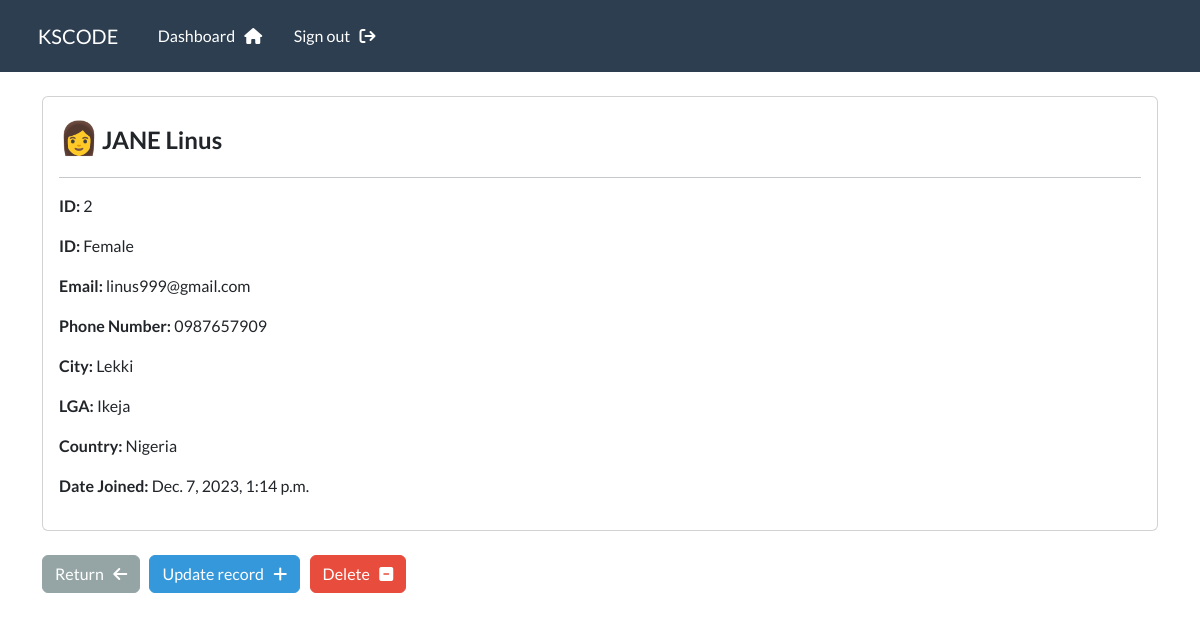
The page /record/2 (signed in) on the database its author committed.
### crmapp/models.py (models this page shows, shortened)
class Record(models.Model):
    GENDER_CHOICES = (
        ('M', 'Male'),
        ('F', 'Female'),
        ('O', 'Others'),
    )
    creation_date = models.DateTimeField(auto_now_add=True)
    first_name = models.CharField(max_length=50)
    last_name = models.CharField(max_length=50)
    email = models.EmailField(max_length=100)
    phone = models.CharField(max_length=20)
    address = models.CharField(max_length=300)
    city = models.CharField(max_length=255)
    lga = models.CharField(max_length=255)
    country = models.CharField(max_length=125)
    gender = models.CharField(max_length=1, choices=GENDER_CHOICES, default='M')

### crmapp/views.py (the view)
# urls.py: path('record/<int:pk>', v.signular_record, name='record'),
@login_required(login_url='my_login')
def signular_record(request, pk):
    all_records = Record.objects.get(id=pk)
    context = {
        'record' : all_records
    }
    return render(request, 'crmapp/view-record.html', context=context)

### crmapp/templates/crmapp/view-record.html (shortened to what this page needs)
{% extends 'crmapp/base.html' %}
{% load crispy_forms_tags %}
{% block content %}
<div class="card">
    <div class="card-body">
        <p>
            {% if record.gender == 'M' %}
            <span style="font-size: 2rem;">👦</span>
            {% elif record.gender == 'F' %}
            <span style="font-size: 2rem;">👩</span>
            {% else %}
            <span style="font-size: 2rem;">🧟‍♂️</span>
            {% endif %}
            <strong style="font-size: 1.5rem;">
                {{record.first_name|upper}}
                {{record.last_name}}
            </strong>
        </p>
        <hr>
        <p> <strong> ID: </strong> {{record.id}}</p>
        <p> <strong> ID: </strong>
            {% if record.gender == 'M' %}
            Male
            {% elif record.gender == 'F' %}
            Female
            {% else %}
            Other
            {% endif %}
        </p>
        <p> <strong> Email: </strong> {{record.email}}</p>
        <p> <strong> Phone Number: </strong> {{record.phone}}</p>
        <p> <strong> City: </strong> {{record.address}}</p>
        <p> <strong> LGA: </strong> {{record.lga}}</p>
        <p> <strong> Country: </strong> {{record.country}}</p>
        <p> <strong> Date Joined: </strong> {{record.creation_date}}</p>
    </div>
</div>
<br>
<a href="{% url 'dashboard' %}" class="btn btn-secondary">Return &nbsp; <i class="fa fa-arrow-left"> </i></a>
<a href="{% url 'update_record' record.id %}" class="btn btn-info">Update record &nbsp; <i class="fa fa-plus">
    </i></a>
<a href="{% url 'delete_record' record.id %}" class="btn btn-danger"> Delete &nbsp; <i class="fa fa-minus-square">
    </i></a>
{% endblock %}

### static/css/style.css (style rules this page uses)
* { padding: 0; margin: 0; box-sizing: border-box; }
body { width: 100%; max-width: 1440px; margin: 0 auto; }

### rows shown on the page
Record: first_name "JANE", last_name "Linus", id "2", email "linus999@gmail.com", phone "0987657909", address "Lekki", lga "Ikeja", country "Nigeria", creation_date "Dec. 7, 2023, 1:14 p.m."
